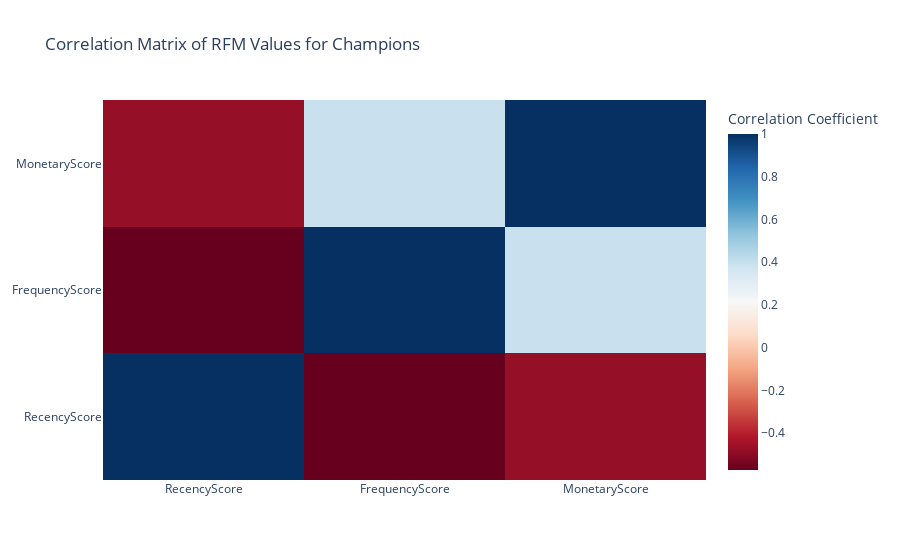

The notebook cell this image was saved under:
### Markdown cell above
### Correlation of the recency, frequency, and monetary value

### Code cell
correlation_matrix = champions_segment[['RecencyScore', 'FrequencyScore', 'MonetaryScore']].corr()
display(correlation_matrix)

# Visualize using a heatmap
fig_heatmap = go.Figure(data=go.Heatmap(
                        z=correlation_matrix.values,
                        x=correlation_matrix.columns,
                        y=correlation_matrix.columns,
                        colorscale='RdBu',
                        colorbar=dict(title='Correlation Coefficient')))
fig_heatmap.update_layout(title='Correlation Matrix of RFM Values for Champions')
fig_heatmap.show()

### Figure 1 — Plotly figure (JSON) as saved in the notebook; plotly's stock layout.template omitted (floating-point values rounded to 4 significant figures)
{"data": [{"colorbar": {"title": {"text": "Correlation Coefficient"}}, "colorscale": [[0, "rgb(103,0,31)"], [0.1, "rgb(178,24,43)"], [0.2, "rgb(214,96,77)"], [0.3, "rgb(244,165,130)"], [0.4, "rgb(253,219,199)"], [0.5, "rgb(247,247,247)"], [0.6, "rgb(209,229,240)"], [0.7, "rgb(146,197,222)"], [0.8, "rgb(67,147,195)"], [0.9, "rgb(33,102,172)"], [1, "rgb(5,48,97)"]], "type": "heatmap", "x": ["RecencyScore", "FrequencyScore", "MonetaryScore"], "y": ["RecencyScore", "FrequencyScore", "MonetaryScore"], "z": [[1, -0.5717, -0.4747], [-0.5717, 1, 0.3907], [-0.4747, 0.3907, 1]]}], "layout": {"title": {"text": "Correlation Matrix of RFM Values for Champions"}}}
